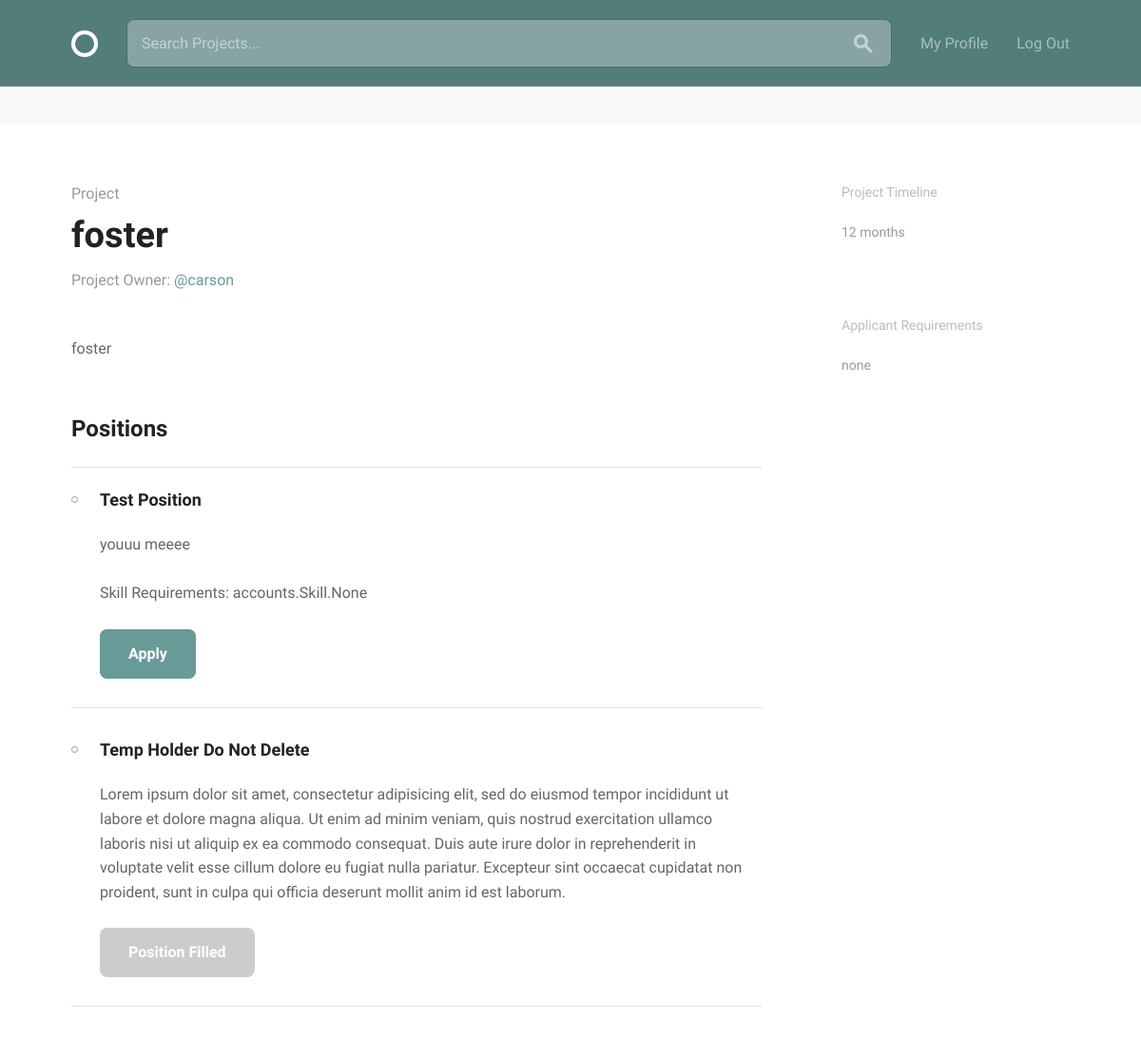
/projects/foster/ (signed in), run on an earlier commit of the app's database.
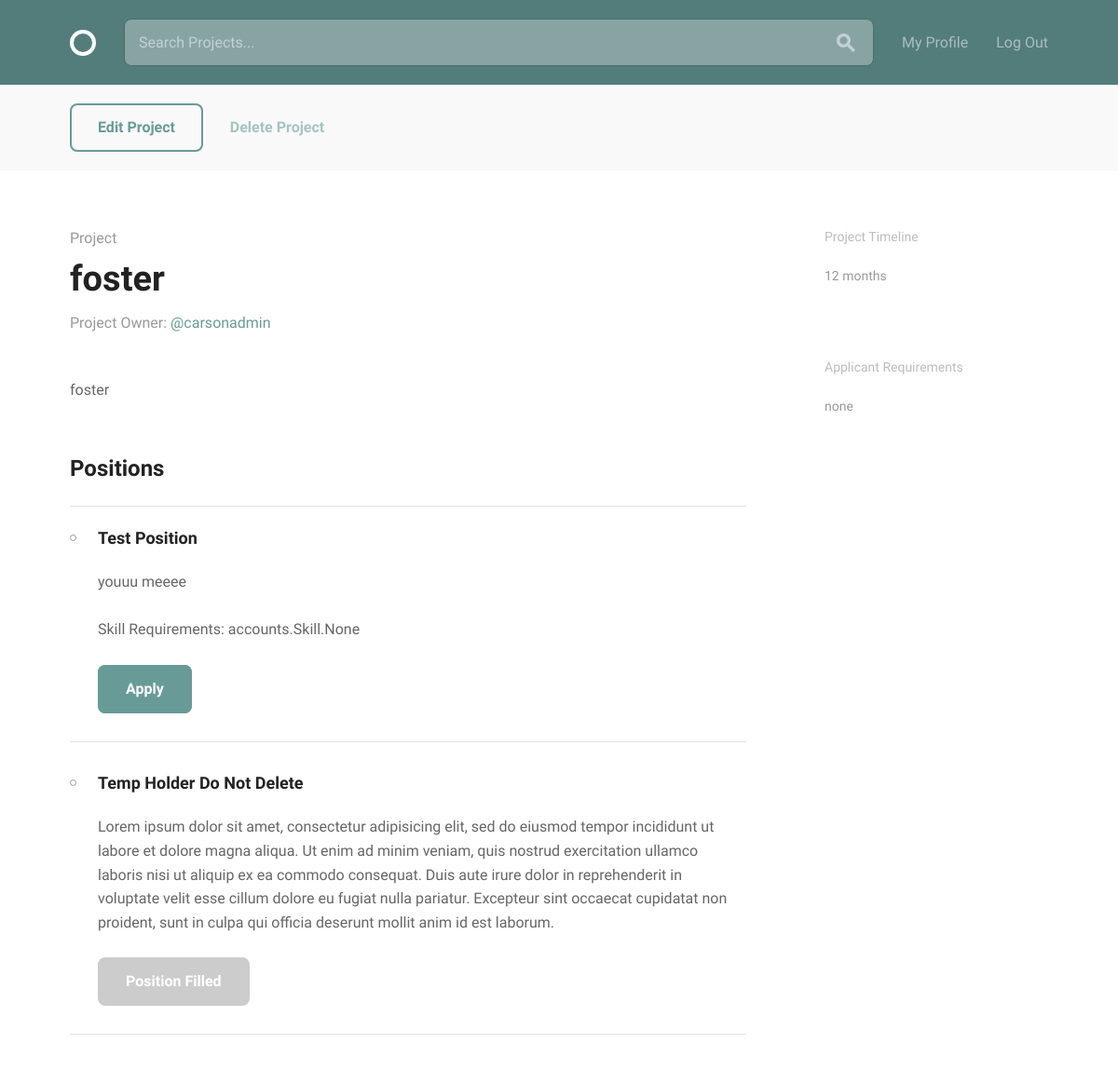
And on a later commit of the database.
### projects/models.py (models this page shows, shortened)
class Project(models.Model):
    owner = models.ForeignKey(settings.AUTH_USER_MODEL, on_delete=models.CASCADE, null=True)
    title = models.CharField(max_length=30)
    slug = models.SlugField(null=True)
    description = models.CharField(max_length=150)
    timeline = models.CharField(max_length=30)
    requirements = models.CharField(max_length=150)
    date_created = models.DateTimeField(default=timezone.now)
    positions = models.ManyToManyField('Position', related_name="projects")
    count = models.IntegerField(null=True, default=0)
    class Meta:
        ordering = ['-date_created']

### accounts/models.py (models this page shows, shortened)
class User(AbstractBaseUser, PermissionsMixin):
    email = models.EmailField(unique=True)
    username = models.CharField(max_length=15, unique=True)
    date_joined = models.DateTimeField(default=timezone.now)
    is_active = models.BooleanField(default=True)
    is_staff = models.BooleanField(default=False)
    display_name = models.CharField(max_length=25, default="")
    avatar = models.ImageField(upload_to='profile_avatar', blank=True, default="default_avatar.png")
    bio = models.CharField(max_length=140, blank=True, default="")
    skills = models.ManyToManyField('Skill', related_name="users")
    objects = UserManager()
    USERNAME_FIELD = "email"
    REQUIRED_FIELDS = ["display_name", "username"]
    def __str__(self):
        return "@{}".format(self.username)

### projects/views.py (the view)
# urls.py: path('<slug:slug>/', login_required(views.ProjectDetail.as_view()), name='project_details'),
class ProjectDetail(DetailView):
    model = Project
    template_name = "project_details.html"
    context_object_name = "project_details"
    def get_context_data(self, **kwargs):
        context = super().get_context_data(**kwargs)
        post = Project.objects.filter(slug=self.kwargs.get('slug'))
        post.update(count=F('count') + 1)
        context['now'] = timezone.now()
        return context

### projects/templates/project_details.html
{% extends 'layout.html' %}
{% block body_content %}
  <body>
    <div class="circle--actions--bar">
      <div class="bounds">
        {% if user.is_authenticated %}
          {% if user.id == object.owner.id %}
            <div class="grid-100">
              <a class="button" href="{% url 'projects:project_edit' slug=object.slug %}">Edit Project</a>
              <a class="button button-text" href="{% url 'projects:project_delete' slug=object.slug %}">Delete Project</a>
            </div>
          {% endif %}
        {% endif %}
      </div>
    </div>
    <div class="bounds circle--page circle--article">
      <div class="grid-70">
        <div class="circle--article--header">
          <h4 class="circle--article--section">Project</h4>
          <h1 class="circle--article--title">{{ object.title }}</h1>
          <p class="circle--article--byline">Project Owner: <a>{{ object.owner }}</a></p>
        </div>
        <div class="circle--article--body">
          <p> {{ object.description }} </p>
        </div>
        <div class="circle--project--positions">
          <h2>Positions</h2>
          <ul class="circle--group--list">
            {% for position in object.position_set.all %}
            <li>
              <h3> {{ position.position_title }} </h3>
              <p> {{ position.position_description }} </p>
              <p> Skill Requirements: {{ position.skills }} </p>
              <a class="button button-primary">Apply</a>
            </li>
            {% endfor %}
            <li>
              <h3>Temp Holder Do Not Delete</h3>
              <p>Lorem ipsum dolor sit amet, consectetur adipisicing elit, sed do eiusmod tempor incididunt ut labore et dolore magna aliqua. Ut enim ad minim veniam, quis nostrud exercitation ullamco laboris nisi ut aliquip ex ea commodo consequat. Duis aute irure dolor in reprehenderit in voluptate velit esse cillum dolore eu fugiat nulla pariatur. Excepteur sint occaecat cupidatat non proident, sunt in culpa qui officia deserunt mollit anim id est laborum.</p>
              <a class="button button-primary button-inactive">Position Filled</a>
            </li>
          </ul>
        </div>
      </div>
      <div class="grid-25 grid-push-5">
        <div class="circle--secondary--module">
          <h3>Project Timeline</h3>
          <p>{{ object.timeline }}</p>
        </div>
        <div class="circle--secondary--module">
          <h3>Applicant Requirements</h3>
          <p>{{ object.requirements }}</p>
        </div>
      </div>
    </div>
  </body>
{% endblock %}

What changed in the data, as far as the page shows it:
changed Project "foster": owner_id 1 → 10 (drawn); owner "@carson" → "@carsonadmin"
Also different on the page:
text now shown: "Edit Project Delete Project"
